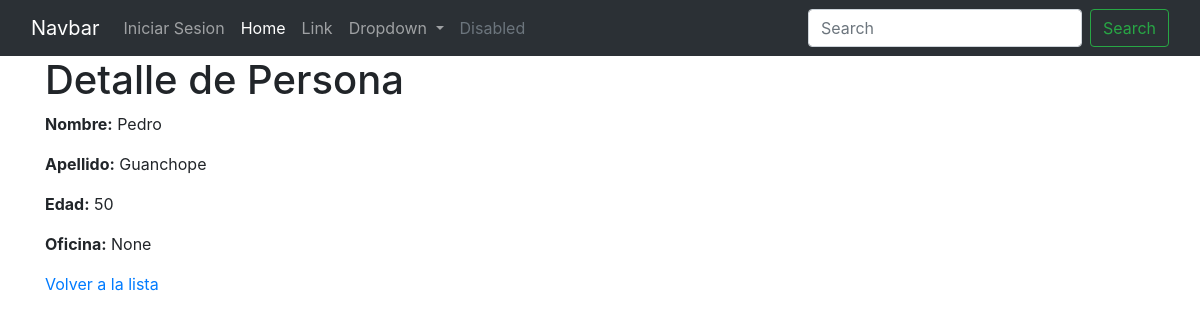
Page /persona/detalle/2/ on the earlier database version.
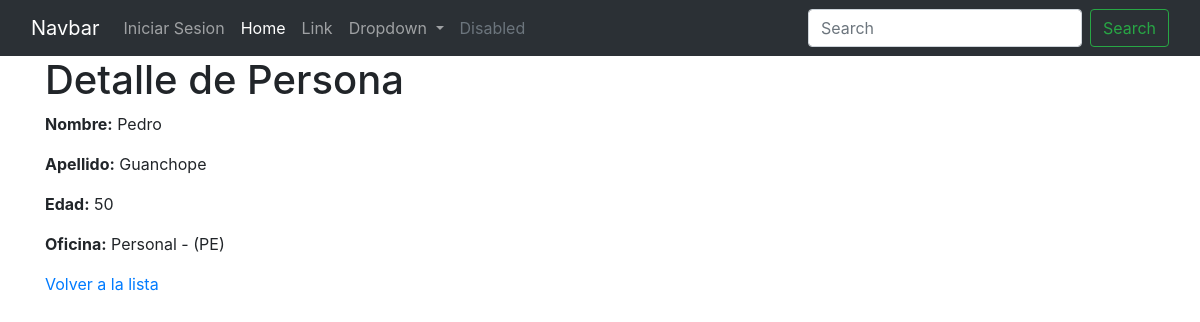
Same page on the later database version.
### persona/models.py (models this page shows, shortened)
class Persona(models.Model):
    apellido = models.CharField(verbose_name="apellido", max_length=50)
    nombre = models.CharField(verbose_name="nombre", max_length=50)
    edad = models.IntegerField(verbose_name="edad")
    oficina = models.ForeignKey(Oficina, on_delete=models.PROTECT, related_name="personas", null=True, blank=True)
    class Meta:
        verbose_name = 'Persona'
        verbose_name_plural = 'Personas'

### oficina/models.py (models this page shows)
class Oficina(models.Model):
    nombre = models.CharField(max_length=50,unique=True)
    nombre_corto = models.CharField(max_length=10,unique=True, help_text="Nombre corto de la oficina (ADM, JAS,MARK, etc)")
    validators = [Validacion_nombre_corto]
    class Meta:
        verbose_name = 'Oficina'
        verbose_name_plural = 'Oficinas'
    def __str__(self):
        return f"{self.nombre} - ({self.nombre_corto})"

### persona/views.py (the view)
class PersonaDetailView(DetailView):
    model = Persona
    template_name = "persona/detalle.html"
    context_object_name = "persona"

### templates/persona/detalle.html
{% extends "base.html" %}
{% block content %}
    <h1>Detalle de Persona</h1>
    <p><strong>Nombre:</strong> {{ persona.nombre }}</p>
    <p><strong>Apellido:</strong> {{ persona.apellido }}</p>
    <p><strong>Edad:</strong> {{ persona.edad }}</p>
    <p><strong>Oficina:</strong> {{ persona.oficina }}</p>
    <a href="{% url 'persona:lista' %}">Volver a la lista</a>
{% endblock content %}

Differences in the rows shown:
changed Persona "Pedro": oficina "None" → "Personal - (PE)"
